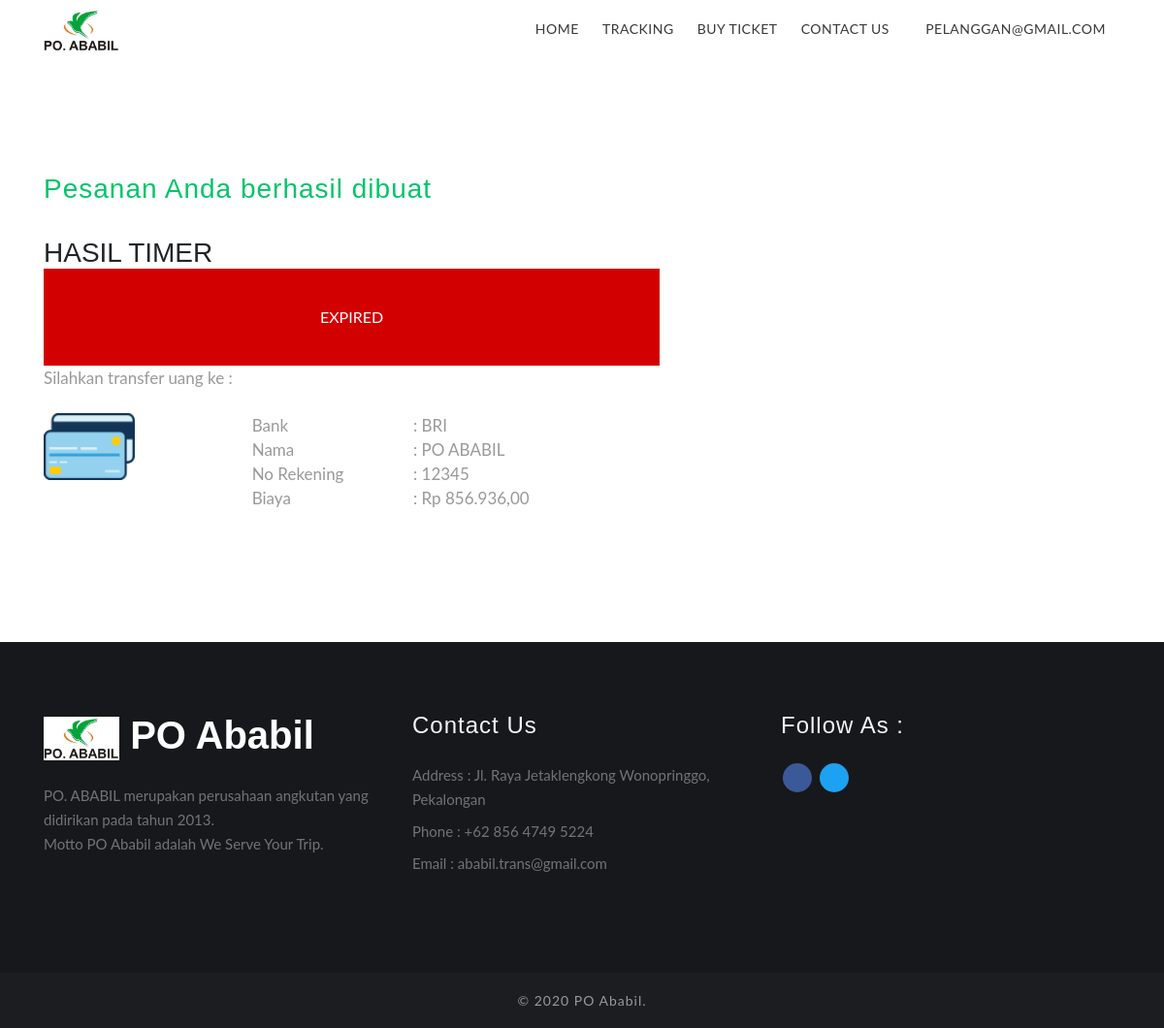
/upload-bukti-transfer.php?id=61 (signed in), run on the app's committed database.
### tables this page shows
CREATE TABLE `rekening` (
  `id_rekening` int(10) NOT NULL,
  `nama` varchar(50) DEFAULT NULL,
  `norek` varchar(100) DEFAULT NULL,
  `bank` varchar(100) DEFAULT NULL
);

### upload-bukti-transfer.php (the view, shortened to what this page needs)
<?php
include_once('header.php');
function rupiah($angka)
{
	$hasil_rupiah = "Rp " . number_format($angka, 2, ',', '.');
	return $hasil_rupiah;
}
?>
<section class="ab-info-main py-5" id="contact">
	<div class="container py-xl-5 py-lg-3">
		<div class="row contact-agileinfo pt-lg-4">
			<div class="col-lg-7 contact-right mt-lg-0 mt-5">
				<?php
				if (!empty($_SESSION['email'])) {
					$stmt = $con->prepare('SELECT * FROM rekening LIMIT 1');
					$stmt->execute();
					$stmt->store_result();
					$stmt->bind_result($id, $nama, $norek, $bank);
				}
				if (!empty($_GET['id'])) {
					$stmt = $con->prepare('SELECT (jml_tiket*biaya) as biaya, tgl_berangkat, kd_pemesanan, dibuat_tanggal FROM pemesanan
							JOIN biaya on pemesanan.id_biaya = biaya.id_biaya
							WHERE kd_pemesanan = ?
							LIMIT 1');
					$stmt->bind_param('i', $_GET['id']);
					$stmt->execute();
					$stmt->store_result();
					$stmt->bind_result($biaya, $tgl_berangkat, $kd_pemesanan, $dibuat_tanggal);
				}
				?>
				<h3 class="footer-title mb-4 pb-lg-2">Pesanan Anda berhasil dibuat</h3>
				<div id='form'>
					<h3> HASIL TIMER</h3>
					<div style='background: #D20000;height: 100px;width: 100%; color: white;justify-content: center;display:flex;align-items: center'>
						<div id="waktumundur" class="text-center"></div>
					</div>
				</div>
				<p>Silahkan transfer uang ke :</p><br>
				<form method="post" enctype="multipart/form-data">
					<div class="row">
						<div class="col-lg-4 form-group pr-lg-2">
							<img src="images/rek.png" width="94">
						</div>
						<div class="col-lg-3 form-group pl-lg-2">
							<p>Bank </p>
							<p>Nama </p>
							<p>No Rekening </p>
							<p>Biaya </p>
						</div>
						<div class="col-lg-5 form-group pl-lg-2">
							<p>: <?= $bank ?></p>
							<p>: <?= $nama ?></p>
							<p>: <?= $norek ?></p>
							<?php
							echo '<p>: ' . rupiah($biaya) . '</p>';
							?>
						</div>
					</div>
					<br>
				</form>
			</div>
		</div>
	</div>
</section>
<?php
include_once('footer.php');
?>

### css/style.css (style rules this page uses)
body { padding: 0; margin: 0; background: #FFF; font-family: 'Lato', sans-serif; }
h1, h2, h3, h4, h5, h6 { margin: 0; padding: 0; font-family: 'Barlow Semi Condensed', sans-serif; }
p { margin: 0; padding: 0; font-size: 17px; line-height: 25px; color: #999; font-family: 'Lato', sans-serif; font-weight: normal; }
html { scroll-behavior: smooth; }
.w3ls-bnrbtm, .single-page, .portfolio, .ab-info-main,.about-bottom { position: relative; z-index: 1; background: #fff; }
h3.footer-title { color: #05c46b; letter-spacing: 1px; }

### data on the page
rekening: bank "BRI", nama "PO ABABIL", norek "12345"

### other printed values
$_SESSION['email'] "PELANGGAN@GMAIL.COM"
rupiah($biaya) "Rp 856.936,00"
